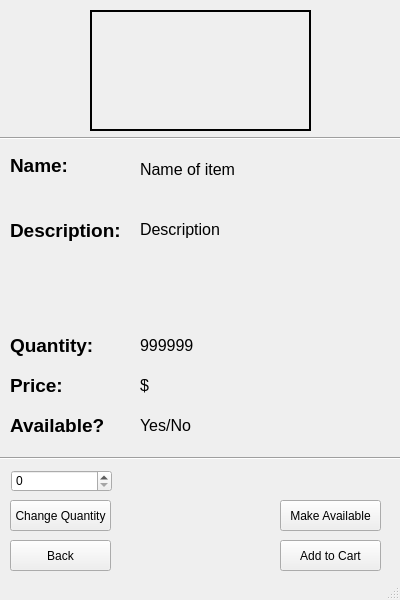
<?xml version="1.0" encoding="UTF-8"?>
<ui version="4.0">
 <class>MainWindow</class>
 <widget class="QMainWindow" name="MainWindow">
  <property name="geometry">
   <rect>
    <x>0</x>
    <y>0</y>
    <width>400</width>
    <height>600</height>
   </rect>
  </property>
  <property name="windowTitle">
   <string>Item</string>
  </property>
  <widget class="QWidget" name="centralwidget">
   <widget class="QPushButton" name="backButton">
    <property name="geometry">
     <rect>
      <x>10</x>
      <y>540</y>
      <width>101</width>
      <height>31</height>
     </rect>
    </property>
    <property name="text">
     <string>Back</string>
    </property>
   </widget>
   <widget class="QPushButton" name="addbutton">
    <property name="enabled">
     <bool>true</bool>
    </property>
    <property name="geometry">
     <rect>
      <x>280</x>
      <y>540</y>
      <width>101</width>
      <height>31</height>
     </rect>
    </property>
    <property name="text">
     <string>Add to Cart</string>
    </property>
   </widget>
   <widget class="Line" name="line_2">
    <property name="geometry">
     <rect>
      <x>0</x>
      <y>450</y>
      <width>401</width>
      <height>16</height>
     </rect>
    </property>
    <property name="orientation">
     <enum>Qt::Horizontal</enum>
    </property>
   </widget>
   <widget class="QLabel" name="photo">
    <property name="geometry">
     <rect>
      <x>90</x>
      <y>10</y>
      <width>221</width>
      <height>121</height>
     </rect>
    </property>
    <property name="frameShape">
     <enum>QFrame::Box</enum>
    </property>
    <property name="lineWidth">
     <number>2</number>
    </property>
    <property name="text">
     <string/>
    </property>
    <property name="pixmap">
     <pixmap>../Pictures/Saved Pictures/banana.jpg</pixmap>
    </property>
    <property name="scaledContents">
     <bool>true</bool>
    </property>
   </widget>
   <widget class="QLabel" name="info_label">
    <property name="geometry">
     <rect>
      <x>130</x>
      <y>540</y>
      <width>131</width>
      <height>31</height>
     </rect>
    </property>
    <property name="text">
     <string/>
    </property>
    <property name="alignment">
     <set>Qt::AlignCenter</set>
    </property>
   </widget>
   <widget class="QSpinBox" name="item_quan_spinBox">
    <property name="geometry">
     <rect>
      <x>11</x>
      <y>470</y>
      <width>101</width>
      <height>22</height>
     </rect>
    </property>
   </widget>
   <widget class="QPushButton" name="item_chng_quan">
    <property name="geometry">
     <rect>
      <x>10</x>
      <y>500</y>
      <width>101</width>
      <height>31</height>
     </rect>
    </property>
    <property name="text">
     <string>Change Quantity</string>
    </property>
   </widget>
   <widget class="QPushButton" name="item_mk_avail_button">
    <property name="geometry">
     <rect>
      <x>280</x>
      <y>500</y>
      <width>101</width>
      <height>31</height>
     </rect>
    </property>
    <property name="text">
     <string>Make Available</string>
    </property>
   </widget>
   <widget class="QLabel" name="name">
    <property name="geometry">
     <rect>
      <x>140</x>
      <y>160</y>
      <width>251</width>
      <height>51</height>
     </rect>
    </property>
    <property name="font">
     <font>
      <pointsize>12</pointsize>
     </font>
    </property>
    <property name="text">
     <string>Name of item</string>
    </property>
    <property name="scaledContents">
     <bool>true</bool>
    </property>
    <property name="alignment">
     <set>Qt::AlignLeading|Qt::AlignLeft|Qt::AlignTop</set>
    </property>
    <property name="wordWrap">
     <bool>true</bool>
    </property>
   </widget>
   <widget class="QLabel" name="available_status">
    <property name="geometry">
     <rect>
      <x>140</x>
      <y>410</y>
      <width>81</width>
      <height>31</height>
     </rect>
    </property>
    <property name="font">
     <font>
      <pointsize>12</pointsize>
     </font>
    </property>
    <property name="text">
     <string>Yes/No</string>
    </property>
   </widget>
   <widget class="QLabel" name="numitems">
    <property name="geometry">
     <rect>
      <x>140</x>
      <y>330</y>
      <width>81</width>
      <height>31</height>
     </rect>
    </property>
    <property name="font">
     <font>
      <pointsize>12</pointsize>
     </font>
    </property>
    <property name="text">
     <string>999999</string>
    </property>
   </widget>
   <widget class="QLabel" name="description_text">
    <property name="geometry">
     <rect>
      <x>140</x>
      <y>220</y>
      <width>251</width>
      <height>101</height>
     </rect>
    </property>
    <property name="font">
     <font>
      <pointsize>12</pointsize>
     </font>
    </property>
    <property name="text">
     <string>Description</string>
    </property>
    <property name="scaledContents">
     <bool>true</bool>
    </property>
    <property name="alignment">
     <set>Qt::AlignLeading|Qt::AlignLeft|Qt::AlignTop</set>
    </property>
    <property name="wordWrap">
     <bool>true</bool>
    </property>
   </widget>
   <widget class="QLabel" name="quantity">
    <property name="geometry">
     <rect>
      <x>10</x>
      <y>330</y>
      <width>121</width>
      <height>31</height>
     </rect>
    </property>
    <property name="font">
     <font>
      <pointsize>14</pointsize>
      <weight>75</weight>
      <bold>true</bold>
     </font>
    </property>
    <property name="text">
     <string>Quantity: </string>
    </property>
   </widget>
   <widget class="QLabel" name="price">
    <property name="geometry">
     <rect>
      <x>140</x>
      <y>370</y>
      <width>81</width>
      <height>31</height>
     </rect>
    </property>
    <property name="font">
     <font>
      <pointsize>12</pointsize>
     </font>
    </property>
    <property name="text">
     <string>$</string>
    </property>
   </widget>
   <widget class="QLabel" name="itemname">
    <property name="geometry">
     <rect>
      <x>10</x>
      <y>150</y>
      <width>121</width>
      <height>31</height>
     </rect>
    </property>
    <property name="font">
     <font>
      <pointsize>14</pointsize>
      <weight>75</weight>
      <bold>true</bold>
     </font>
    </property>
    <property name="text">
     <string>Name:</string>
    </property>
   </widget>
   <widget class="QLabel" name="price_label">
    <property name="geometry">
     <rect>
      <x>10</x>
      <y>370</y>
      <width>121</width>
      <height>31</height>
     </rect>
    </property>
    <property name="font">
     <font>
      <pointsize>14</pointsize>
      <weight>75</weight>
      <bold>true</bold>
     </font>
    </property>
    <property name="text">
     <string>Price:</string>
    </property>
   </widget>
   <widget class="QLabel" name="itemdescription">
    <property name="geometry">
     <rect>
      <x>10</x>
      <y>210</y>
      <width>121</width>
      <height>41</height>
     </rect>
    </property>
    <property name="font">
     <font>
      <pointsize>14</pointsize>
      <weight>75</weight>
      <bold>true</bold>
     </font>
    </property>
    <property name="text">
     <string>Description:</string>
    </property>
   </widget>
   <widget class="Line" name="line">
    <property name="geometry">
     <rect>
      <x>0</x>
      <y>130</y>
      <width>401</width>
      <height>16</height>
     </rect>
    </property>
    <property name="orientation">
     <enum>Qt::Horizontal</enum>
    </property>
   </widget>
   <widget class="QLabel" name="available_label">
    <property name="geometry">
     <rect>
      <x>10</x>
      <y>410</y>
      <width>121</width>
      <height>31</height>
     </rect>
    </property>
    <property name="font">
     <font>
      <pointsize>14</pointsize>
      <weight>75</weight>
      <bold>true</bold>
     </font>
    </property>
    <property name="text">
     <string>Available?</string>
    </property>
   </widget>
  </widget>
  <widget class="QStatusBar" name="statusbar"/>
 </widget>
 <resources/>
 <connections/>
</ui>
